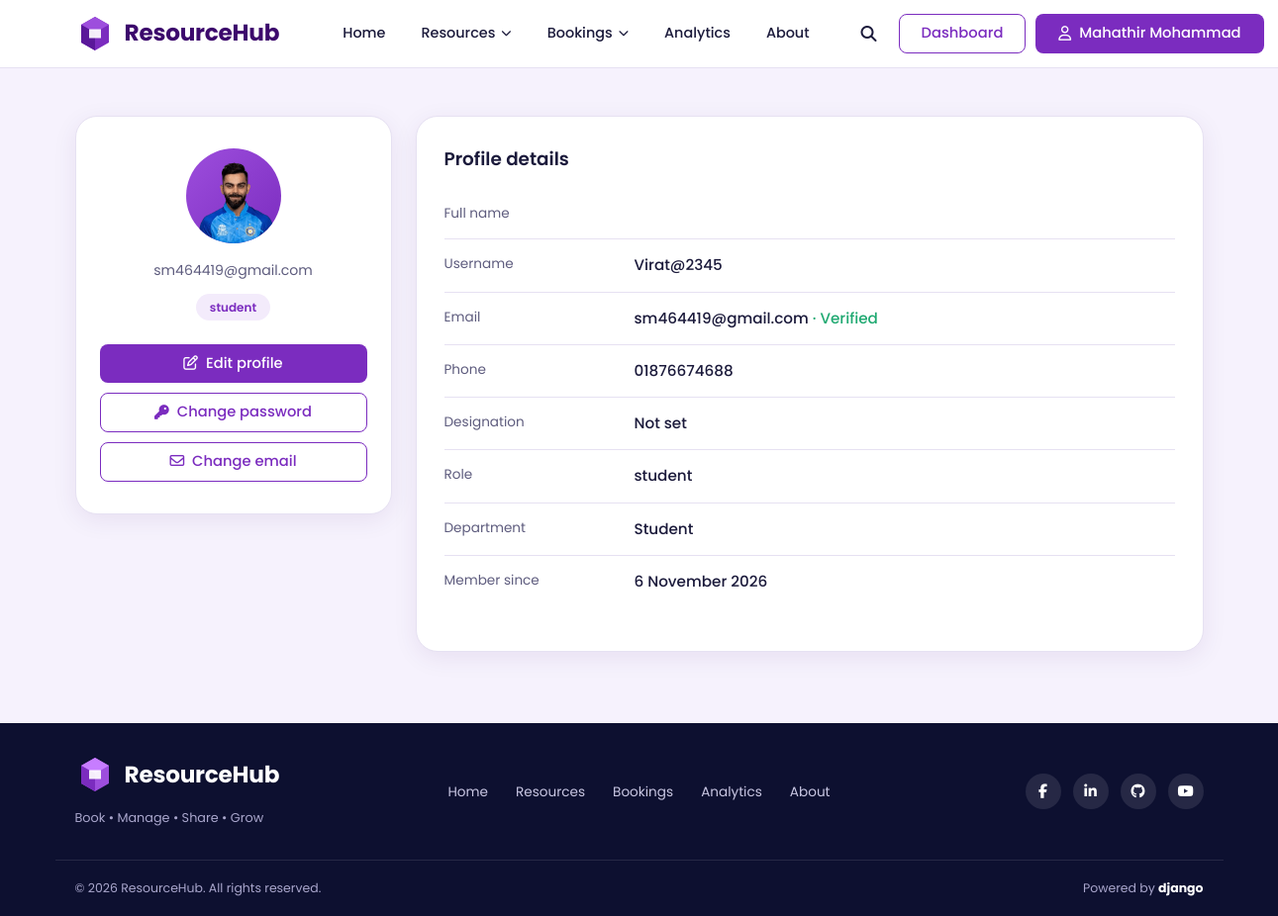
The page /accounts/profile/ (signed in) on the database its author committed.
### accounts/models.py (models this page shows, shortened)
class User(AbstractUser):
    ROLE_CHOICES = [
        ("student", "Student"),
        ("teacher", "Teacher"),
        ("admin", "Administrator"),
    ]
    email = models.EmailField(unique=True)
    role = models.CharField(
        max_length=20,
        choices=ROLE_CHOICES,
        default="student",
    )
    department = models.CharField(
        max_length=100,
        blank=True,
    )
    email_verified = models.BooleanField(default=False)

class Profile(models.Model):
    user = models.OneToOneField(
        settings.AUTH_USER_MODEL,
        on_delete=models.CASCADE,
        related_name="profile",
    )
    first_name = models.CharField(
        max_length=120,
        blank=True,
    )
    last_name = models.CharField(
        max_length=100,
        blank=True,
    )
    phone = models.CharField(
        max_length=20,
        blank=True,
    )
    profile_picture = models.ImageField(
        upload_to="profile_pictures/",
        blank=True,
        null=True,
    )
    designation = models.CharField(
        max_length=100,
        blank=True,
    )

### accounts/views.py (the view)
# urls.py: path("profile/", views.view_profile, name="profile"),
@login_required
def view_profile(request):
    profile, created = Profile.objects.get_or_create(
        user=request.user,
    )
    return render(
        request,
        "accounts/profile.html",
        {
            "profile": profile,
            "account": request.user,
        },
    )

### templates/accounts/profile.html (shortened to what this page needs)
{% extends 'core/base.html' %}
{% load static %}
{% block extra_css %}
  <link rel="stylesheet" href="{% static 'css/accounts.css' %}">
{% endblock %}
{% block content %}
<section class="profile-page">
  <div class="container profile-grid">
    <aside class="profile-card">
      <div class="avatar">
        {% if profile.profile_picture %}
          <img src="{{ profile.profile_picture.url }}" alt="{{ display_name }}">
        {% else %}
          {{ display_name|slice:":1" }}
        {% endif %}
      </div>
      <p class="profile-email">{{ user.email }}</p>
      <span class="badge">{{ user.role|default:"Member" }}</span>
      <div class="profile-actions">
        <a class="btn btn-primary btn-block" href="{% url 'accounts:update_profile' %}"><i class="fa-regular fa-pen-to-square" aria-hidden="true"></i> Edit profile</a>
        <a class="btn btn-outline btn-block" href="{% url 'accounts:change_password' %}"><i class="fa-solid fa-key" aria-hidden="true"></i> Change password</a>
        <a class="btn btn-outline btn-block" href="{% url 'accounts:change_email' %}"><i class="fa-regular fa-envelope" aria-hidden="true"></i> Change email</a>
      </div>
    </aside>
    <div class="panel">
      <h2>Profile details</h2>
      <dl class="details">
        <div><dt>Full name</dt><dd>{{ display_name }}</dd></div>
        <div><dt>Username</dt><dd>{{ user.username }}</dd></div>
        <div>
          <dt>Email</dt>
          <dd>
            {{ user.email }}
            {% if user.email_verified %}<span class="verified">&middot; Verified</span>
            {% else %}<span class="unverified">&middot; Not verified</span>{% endif %}
          </dd>
        </div>
        <div><dt>Phone</dt><dd>{{ profile.phone|default:"Not set" }}</dd></div>
        <div><dt>Designation</dt><dd>{{ profile.designation|default:"Not set" }}</dd></div>
        <div><dt>Role</dt><dd>{{ user.role|default:"Not set" }}</dd></div>
        <div><dt>Department</dt><dd>{{ user.department|default:"Not set" }}</dd></div>
        <div><dt>Member since</dt><dd>{{ user.date_joined|date:"j F Y" }}</dd></div>
      </dl>
    </div>
  </div>
</section>
{% endblock %}

### templates/core/base.html (shortened to what this page needs)
{% load static %}
<!DOCTYPE html>
<html lang="en">
<head>
  <link rel="stylesheet" href="https://cdnjs.cloudflare.com/ajax/libs/font-awesome/6.5.2/css/all.min.css">
  <link rel="stylesheet" href="{% static 'css/master.css' %}">
  {% block extra_css %}{% endblock %}
</head>
<body>
  {% url 'analytics:analytics_dashboard' as analytics_url %}
  {% url 'core:about' as about_url %}
  {% with app=request.resolver_match.app_name page=request.resolver_match.url_name %}
  <header class="site-header" id="siteHeader">
    <div class="container header-inner">
      <a href="/" class="brand" aria-label="ResourceHub home">
        <svg class="brand-mark" viewBox="0 0 40 40" width="40" height="40" aria-hidden="true">
          <path d="M20 3 34 11v18L20 37 6 29V11z" fill="#7B2CBF"/>
          <path d="M20 3 34 11 20 19 6 11z" fill="#9D4EDD"/>
          <path d="M20 19v18L6 29V11z" fill="#5A189A"/>
          <path d="M14 15.5h12v9H14z" fill="#fff" opacity=".92"/>
        </svg>
        <span class="brand-name">ResourceHub</span>
      </a>
      <div class="nav-panel">
        <nav aria-label="Main navigation">
          <ul class="nav-list">
            <li><a class="nav-link{% if page == 'home' %} active{% endif %}" href="/">Home</a></li>
            <li>
              <details class="has-dropdown">
                <summary class="nav-link{% if app == 'resources' %} active{% endif %}">
                  Resources <i class="fa-solid fa-chevron-down" aria-hidden="true"></i>
                </summary>
              </details>
            </li>
            {% if user.is_authenticated %}
            <li>
              <details class="has-dropdown">
                <summary class="nav-link{% if app == 'bookings' or app == 'checkins' or app == 'sharings' %} active{% endif %}">
                  Bookings <i class="fa-solid fa-chevron-down" aria-hidden="true"></i>
                </summary>
              </details>
            </li>
            {% else %}
            <li><a class="nav-link{% if app == 'bookings' %} active{% endif %}" href="{% url 'bookings:booking_list' %}">Bookings</a></li>
            {% endif %}
            <li><a class="nav-link{% if app == 'analytics' %} active{% endif %}" href="{{ analytics_url|default:'/' }}">Analytics</a></li>
            <li><a class="nav-link{% if page == 'about' %} active{% endif %}" href="{{ about_url|default:'/' }}">About</a></li>
          </ul>
        </nav>
        <div class="nav-tools">
          <label for="searchToggle" class="icon-btn" title="Search resources">
            <i class="fa-solid fa-magnifying-glass" aria-hidden="true"></i>
          </label>
          {% if user.is_authenticated %}
            {% if user.is_staff or user.is_superuser or user.role == 'admin' %}
              <a class="btn btn-outline" href="{% url 'core:admin_dashboard' %}">Dashboard</a>
            {% else %}
              <a class="btn btn-outline" href="{% url 'accounts:profile' %}">Dashboard</a>
            {% endif %}
            <a class="btn btn-primary" href="{% url 'accounts:profile' %}">
              <i class="fa-regular fa-user" aria-hidden="true"></i> {{ user.profile.first_name|default:user.username }}
            </a>
            <form method="post" action="{% url 'accounts:logout' %}" class="logout-form">
              <button type="submit" class="icon-btn" aria-label="Log out" title="Log out">
              </button>
            </form>
          {% else %}
            <a class="btn btn-outline" href="{% url 'accounts:login' %}">Login</a>
            <a class="btn btn-primary" href="{% url 'accounts:register' %}">Register</a>
          {% endif %}
        </div>
      </div>
    </div>
  </header>
  {% endwith %}
  <main id="main">
    {% block content %}{% endblock %}
  </main>
  <footer class="site-footer">
    <div class="container footer-inner">
      <div class="footer-brand">
        <a href="/" class="brand brand-light">
          <svg class="brand-mark" viewBox="0 0 40 40" width="40" height="40" aria-hidden="true">
            <path d="M20 3 34 11v18L20 37 6 29V11z" fill="#9D4EDD"/>
            <path d="M20 3 34 11 20 19 6 11z" fill="#C77DFF"/>
            <path d="M20 19v18L6 29V11z" fill="#7B2CBF"/>
            <path d="M14 15.5h12v9H14z" fill="#fff" opacity=".92"/>
          </svg>
          <span class="brand-name">ResourceHub</span>
        </a>
        <p class="footer-tagline">Book &bull; Manage &bull; Share &bull; Grow</p>
      </div>
      <nav class="footer-nav" aria-label="Footer navigation">
        <a href="/">Home</a>
        <a href="{% url 'resources:resource_list' %}">Resources</a>
        <a href="{% url 'bookings:booking_list' %}">Bookings</a>
        <a href="{{ analytics_url|default:'/' }}">Analytics</a>
        <a href="{{ about_url|default:'/' }}">About</a>
      </nav>
      <ul class="social">
        <li><a href="https://www.facebook.com/" target="_blank" rel="noopener noreferrer" aria-label="Facebook"><i class="fa-brands fa-facebook-f"></i></a></li>
        <li><a href="https://www.linkedin.com/" target="_blank" rel="noopener noreferrer" aria-label="LinkedIn"><i class="fa-brands fa-linkedin-in"></i></a></li>
        <li><a href="https://github.com/" target="_blank" rel="noopener noreferrer" aria-label="GitHub"><i class="fa-brands fa-github"></i></a></li>
        <li><a href="https://www.youtube.com/" target="_blank" rel="noopener noreferrer" aria-label="YouTube"><i class="fa-brands fa-youtube"></i></a></li>
      </ul>
    </div>
    <div class="container footer-bottom">
      <p>&copy; {% now "Y" %} ResourceHub. All rights reserved.</p>
      <p>Powered by <strong>django</strong></p>
    </div>
  </footer>
</body>
</html>

### static/css/master.css (style rules this page uses)
:root { --brand: #7B2CBF; --brand-dark: #5A189A; --brand-deep: #3C096C; --brand-light: #9D4EDD; --brand-soft: #F3EBFB; --lavender: #F6F2FD; --ink: #1B1A3B; --muted: #5E5C7E; --line: #E6E1F2; --white: #FFFFFF; --navy: #0D1030; --success: #1FA971; --warning: #D98A0B; --danger: #D64550; --radius-sm: 8px; --radius: 14px; --radius-lg: 22px; --shadow: 0 6px 24px rgba(60, 9, 108, .08); --shadow-lg: 0 14px 40px rgba(60, 9, 108, .16); --font: 'Poppins', system-ui, -apple-system, 'Segoe UI', sans-serif; --script: 'Caveat', 'Segoe Script', cursive; --container: 1180px; --header-h: 68px; }
*, *::before, *::after { box-sizing: border-box; }
html { scroll-behavior: smooth; -webkit-text-size-adjust: 100%; }
body { margin: 0; font-family: var(--font); font-size: 1rem; line-height: 1.6; color: var(--ink); background: var(--white); -webkit-font-smoothing: antialiased; }
img, svg { max-width: 100%; display: block; }
a { color: inherit; text-decoration: none; }
ul { list-style: none; margin: 0; padding: 0; }
h1, h2, h3, p { margin: 0; }
button, input { font: inherit; color: inherit; }
button, label[for] { cursor: pointer; }
.container { width: 100%; max-width: var(--container); margin-inline: auto; padding-inline: 20px; }
.btn { display: inline-flex; align-items: center; justify-content: center; gap: 8px; padding: 10px 22px; border: 1.5px solid transparent; border-radius: var(--radius-sm); font-weight: 500; font-size: .92rem; line-height: 1.2; white-space: nowrap; transition: background-color .2s, color .2s, border-color .2s, box-shadow .2s; }
.btn-primary { background: var(--brand); color: #fff; }
.btn-outline { background: #fff; color: var(--brand); border-color: var(--brand); }
.btn-block { width: 100%; }
.icon-btn { display: inline-grid; place-items: center; width: 40px; height: 40px; background: transparent; border: 0; border-radius: 50%; color: var(--ink); font-size: 1rem; transition: background-color .2s, color .2s; }
.site-header { position: sticky; top: 0; z-index: 100; background: rgba(255, 255, 255, .96); backdrop-filter: blur(8px); border-bottom: 1px solid var(--line); }
.header-inner { display: flex; align-items: center; justify-content: space-between; gap: 24px; min-height: var(--header-h); }
.brand { display: inline-flex; align-items: center; gap: 10px; flex-shrink: 0; }
.brand-name { font-size: 1.45rem; font-weight: 700; letter-spacing: -.01em; color: var(--brand-deep); }
.brand-light .brand-name { color: #fff; }
.nav-panel { display: flex; align-items: center; flex: 1; justify-content: space-between; gap: 24px; }
.nav-list { display: flex; align-items: center; gap: 4px; margin-left: 24px; }
.nav-link { display: inline-flex; align-items: center; gap: 6px; padding: 8px 16px; border: 0; background: transparent; border-radius: 999px; font-size: .9rem; font-weight: 500; color: var(--ink); transition: background-color .2s, color .2s; }
.nav-link i { font-size: .65rem; transition: transform .2s; }
.has-dropdown { position: relative; }
.has-dropdown summary { list-style: none; cursor: pointer; }
.nav-tools { display: flex; align-items: center; gap: 10px; }
.logout-form { margin: 0; display: inline-flex; }
.site-footer { background: var(--navy); color: #C9C7E3; }
.footer-inner { display: grid; grid-template-columns: 1fr auto 1fr; align-items: center; gap: 24px; padding-block: 32px; }
.footer-tagline { margin-top: 6px; font-size: .8rem; color: #A9A6CC; }
.footer-nav { display: flex; flex-wrap: wrap; justify-content: center; gap: 8px 28px; font-size: .85rem; }
.social { display: flex; justify-content: flex-end; gap: 12px; }
.social a { display: grid; place-items: center; width: 36px; height: 36px; border-radius: 50%; background: rgba(255, 255, 255, .1); color: #fff; font-size: .9rem; transition: background-color .2s; }
.footer-bottom { display: flex; justify-content: space-between; gap: 12px; flex-wrap: wrap; padding-block: 18px; border-top: 1px solid rgba(255, 255, 255, .1); font-size: .78rem; color: #A9A6CC; }
.footer-bottom strong { color: #fff; }

### rows shown on the page
User: profile.first_name "Mahathir Mohammad", email "sm464419@gmail.com", role "student", username "Virat@2345", department "Student", date_joined "6 November 2026"
Profile: profile_picture (picture), phone "01876674688", designation "Not set"
